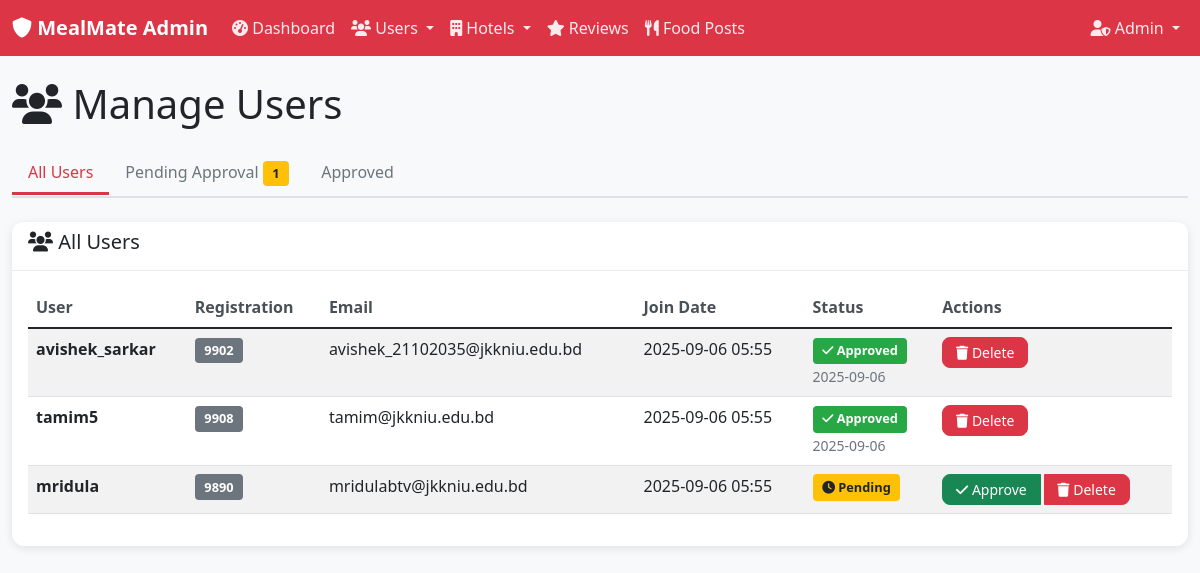
/admin/users (signed in), run on an earlier commit of the app's database.
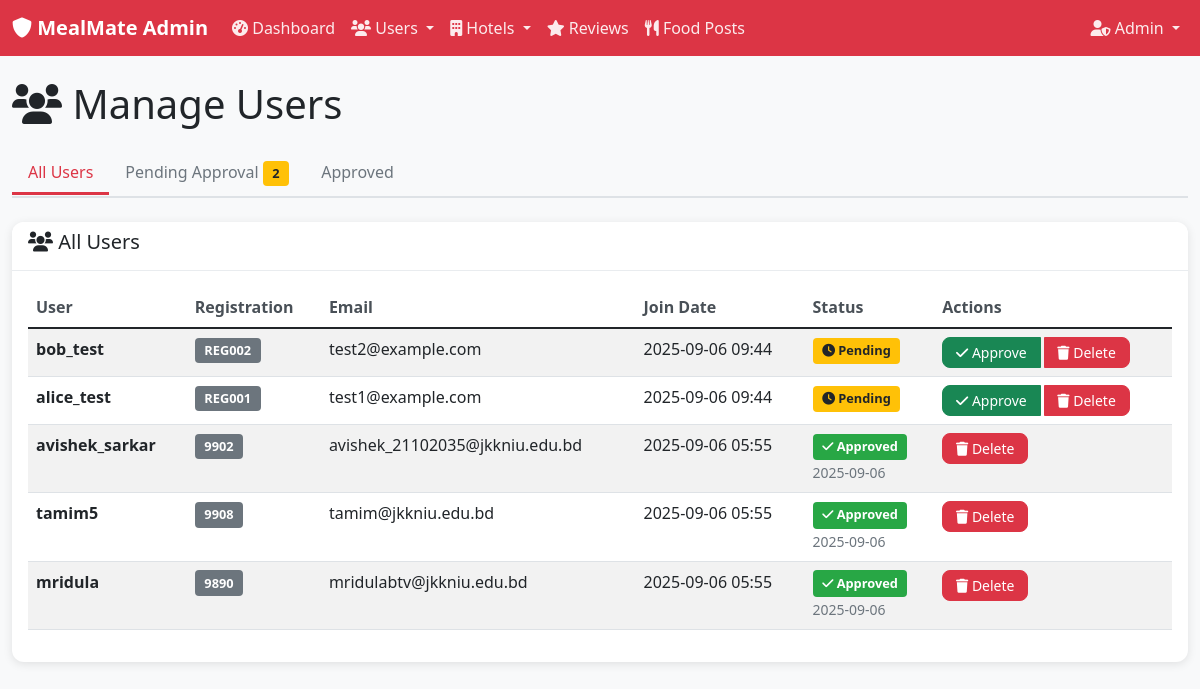
And on a later commit of the database.
### models.py (models this page shows, shortened)
class User(db.Model):
    __tablename__ = 'users'
    id = db.Column(db.Integer, primary_key=True)
    username = db.Column(db.String(80), unique=True, nullable=False)
    reg_number = db.Column(db.String(20), unique=True, nullable=False)
    email = db.Column(db.String(120), unique=True, nullable=False)
    password_hash = db.Column(db.String(255), nullable=False)
    created_at = db.Column(db.DateTime, default=datetime.utcnow)
    is_active = db.Column(db.Boolean, default=True)
    is_approved = db.Column(db.Boolean, default=False)  # Admin approval required
    approved_by = db.Column(db.Integer, db.ForeignKey('admins.id'), nullable=True)
    approved_at = db.Column(db.DateTime, nullable=True)
    reviews = db.relationship('Review', backref='user', lazy=True, cascade='all, delete-orphan')
    food_posts = db.relationship('StudentFoodPost', backref='user', lazy=True, cascade='all, delete-orphan')

### app.py (the view)
    @app.route('/admin/users')
    def admin_users():
        if not require_admin_login():
            return redirect(url_for('admin_login'))
        status = request.args.get('status', 'all')
        if status == 'pending':
            users = User.query.filter_by(is_approved=False, is_active=True).order_by(User.created_at.desc()).all()
        elif status == 'approved':
            users = User.query.filter_by(is_approved=True, is_active=True).order_by(User.created_at.desc()).all()
        else:
            users = User.query.filter_by(is_active=True).order_by(User.created_at.desc()).all()
        return render_template('admin/users.html', users=users, status=status, current_admin=get_current_admin())

### templates/admin/users.html (shortened to what this page needs)
{% extends "admin/base.html" %}
{% block content %}
<div class="row">
    <div class="col-12">
        <h1 class="mb-4">
            <i class="fas fa-users"></i> Manage Users
        </h1>
    </div>
</div>
<div class="row mb-4">
    <div class="col-12">
        <ul class="nav nav-tabs">
            <li class="nav-item">
                <a class="nav-link {{ 'active' if status == 'all' else '' }}"
                   href="{{ url_for('admin_users', status='all') }}">All Users</a>
            </li>
            <li class="nav-item">
                <a class="nav-link {{ 'active' if status == 'pending' else '' }}"
                   href="{{ url_for('admin_users', status='pending') }}">
                   Pending Approval <span class="badge bg-warning">{{ users|selectattr('is_approved', 'equalto', False)|list|length }}</span>
                </a>
            </li>
            <li class="nav-item">
                <a class="nav-link {{ 'active' if status == 'approved' else '' }}"
                   href="{{ url_for('admin_users', status='approved') }}">Approved</a>
            </li>
        </ul>
    </div>
</div>
<div class="row">
    <div class="col-12">
        <div class="card">
            <div class="card-header">
                <h5>
                    {% if status == 'pending' %}
                        <i class="fas fa-clock text-warning"></i> Pending User Approvals
                    {% elif status == 'approved' %}
                        <i class="fas fa-check-circle text-success"></i> Approved Users
                    {% else %}
                        <i class="fas fa-users"></i> All Users
                    {% endif %}
                </h5>
            </div>
            <div class="card-body">
                {% if users %}
                <div class="table-responsive">
                    <table class="table table-striped">
                        <thead>
                            <tr>
                                <th>User</th>
                                <th>Registration</th>
                                <th>Email</th>
                                <th>Join Date</th>
                                <th>Status</th>
                                <th>Actions</th>
                            </tr>
                        </thead>
                        <tbody>
                            {% for user in users %}
                            <tr id="user-{{ user.id }}">
                                <td>
                                    <strong>{{ user.username }}</strong>
                                </td>
                                <td>
                                    <span class="badge bg-secondary">{{ user.reg_number }}</span>
                                </td>
                                <td>{{ user.email }}</td>
                                <td>{{ user.created_at.strftime('%Y-%m-%d %H:%M') }}</td>
                                <td>
                                    {% if user.is_approved %}
                                        <span class="badge bg-success">
                                            <i class="fas fa-check"></i> Approved
                                        </span>
                                        {% if user.approved_at %}
                                            <br><small class="text-muted">{{ user.approved_at.strftime('%Y-%m-%d') }}</small>
                                        {% endif %}
                                    {% else %}
                                        <span class="badge bg-warning">
                                            <i class="fas fa-clock"></i> Pending
                                        </span>
                                    {% endif %}
                                </td>
                                <td>
                                    <div class="btn-group" role="group">
                                        {% if not user.is_approved %}
                                            <button class="btn btn-success btn-sm"
                                                    onclick="approveUser({{ user.id }}, '{{ user.username }}')">
                                                <i class="fas fa-check"></i> Approve
                                            </button>
                                        {% endif %}
                                        <button class="btn btn-danger btn-sm"
                                                onclick="deleteUser({{ user.id }}, '{{ user.username }}')">
                                            <i class="fas fa-trash"></i> Delete
                                        </button>
                                    </div>
                                </td>
                            </tr>
                            {% endfor %}
                        </tbody>
                    </table>
                </div>
                {% endif %}
            </div>
        </div>
    </div>
</div>
{% endblock %}

### templates/admin/base.html (shortened to what this page needs)
<!DOCTYPE html>
<html lang="en">
<head>
    <link href="https://cdn.jsdelivr.net/npm/bootstrap@5.1.3/dist/css/bootstrap.min.css" rel="stylesheet">
    <link rel="stylesheet" href="https://cdnjs.cloudflare.com/ajax/libs/font-awesome/6.0.0/css/all.min.css">
    <link rel="stylesheet" href="{{ url_for('static', filename='css/admin.css') }}">
</head>
<body>
    <nav class="navbar navbar-expand-lg navbar-dark bg-danger">
        <div class="container-fluid">
            <a class="navbar-brand" href="{{ url_for('admin_dashboard') }}">
                <i class="fas fa-shield-alt"></i> MealMate Admin
            </a>
            <div class="collapse navbar-collapse" id="adminNavbar">
                <ul class="navbar-nav me-auto">
                    <li class="nav-item">
                        <a class="nav-link" href="{{ url_for('admin_dashboard') }}">
                            <i class="fas fa-tachometer-alt"></i> Dashboard
                        </a>
                    </li>
                    <li class="nav-item dropdown">
                        <a class="nav-link dropdown-toggle" href="#" id="usersDropdown" role="button" data-bs-toggle="dropdown">
                            <i class="fas fa-users"></i> Users
                        </a>
                    </li>
                    <li class="nav-item dropdown">
                        <a class="nav-link dropdown-toggle" href="#" id="hotelsDropdown" role="button" data-bs-toggle="dropdown">
                            <i class="fas fa-building"></i> Hotels
                        </a>
                    </li>
                    <li class="nav-item">
                        <a class="nav-link" href="{{ url_for('admin_reviews') }}">
                            <i class="fas fa-star"></i> Reviews
                        </a>
                    </li>
                    <li class="nav-item">
                        <a class="nav-link" href="{{ url_for('admin_food_posts') }}">
                            <i class="fas fa-utensils"></i> Food Posts
                        </a>
                    </li>
                </ul>
                <ul class="navbar-nav">
                    <li class="nav-item dropdown">
                        <a class="nav-link dropdown-toggle" href="#" id="adminDropdown" role="button" data-bs-toggle="dropdown">
                            <i class="fas fa-user-shield"></i>
                            {% if current_admin %}{{ current_admin.username }}{% else %}Admin{% endif %}
                        </a>
                    </li>
                </ul>
            </div>
        </div>
    </nav>
    <div class="container-fluid mt-4">
        {% block content %}{% endblock %}
    </div>
</body>
</html>

### static/css/admin.css (style rules this page uses)
body { background-color: #f8f9fa; }
.navbar-brand { font-weight: bold; }
.navbar-nav .nav-link { font-weight: 500; color: rgba(255, 255, 255, 0.9) !important; }
.card { border: none; border-radius: 12px; box-shadow: 0 2px 10px rgba(0, 0, 0, 0.1); margin-bottom: 1.5rem; }
.card-header { background-color: white; border-bottom: 1px solid #e9ecef; border-radius: 12px 12px 0 0 !important; font-weight: 600; }
.table th { font-weight: 600; color: #495057; border-top: none; }
.badge { font-size: 0.8rem; padding: 0.4rem 0.6rem; }
.btn { border-radius: 8px; font-weight: 500; }
.btn-sm { padding: 0.25rem 0.8rem; font-size: 0.875rem; }
.nav-tabs { border-bottom: 2px solid #dee2e6; }
.nav-tabs .nav-link { color: #6c757d; font-weight: 500; border: none; border-bottom: 3px solid transparent; border-radius: 0; }
.nav-tabs .nav-link.active { color: #dc3545; border-bottom-color: #dc3545; background-color: transparent; }
.table-responsive { border-radius: 8px; }
.btn-group .btn { margin-right: 0.25rem; }
.btn-group .btn:last-child { margin-right: 0; }
.badge.bg-success { background-color: #28a745 !important; }
.badge.bg-warning { background-color: #ffc107 !important; color: #212529 !important; }
.badge.bg-secondary { background-color: #6c757d !important; }

What changed in the data, as far as the page shows it:
added User: username "bob_test", reg_number "REG002", email "test2@example.com", created_at "2025-09-06 09:44", is_approved False (drawn)
added User: username "alice_test", reg_number "REG001", email "test1@example.com", created_at "2025-09-06 09:44", is_approved False (drawn)
changed User "mridula": approved_at (not shown) → "2025-09-06"; is_approved "Pending Approve" → "Approved"
Also different on the page:
{{ users|selectattr('is_approved', 'equalto', False)|list|length }}: "1" → "2"
